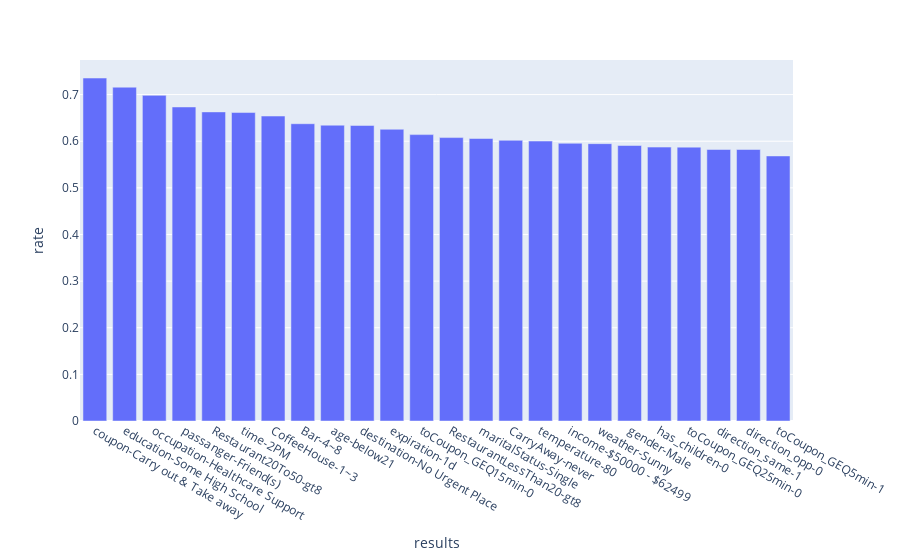

Write notebook code for a chart like this one.
### Markdown cell above
### High acceptance rate in each field

### Code cell
new_df = pd.DataFrame()
for col in data.columns:
    if col == 'Y':
        continue
    df = data.groupby(col)[['Y']].value_counts(normalize=True).reset_index(name='rate').rename({col: 'results'}, axis=1).query('Y ==1')
    df['results'] = df['results'].apply(lambda x: "{}{}".format(col + "-", x)) #prefix all resutls with col. name to distinguish
    df = df.sort_values('rate', ascending=False).head(1)
    new_df = pd.concat([new_df, df], ignore_index=True)

new_df.sort_values('rate', ascending=False, inplace=True)
px.bar(new_df,y='rate', x='results')

### Figure 1 — Plotly figure (JSON) as saved in the notebook; plotly's stock layout.template omitted (floating-point values rounded to 4 significant figures)
{"data": [{"alignmentgroup": "True", "hovertemplate": "results=%{x}<br>rate=%{y}<extra></extra>", "legendgroup": "", "marker": {"color": "#636efa", "pattern": {"shape": ""}}, "name": "", "offsetgroup": "", "orientation": "v", "showlegend": false, "textposition": "auto", "type": "bar", "x": ["coupon-Carry out & Take away", "education-Some High School", "occupation-Healthcare Support", "passanger-Friend(s)", "Restaurant20To50-gt8", "time-2PM", "CoffeeHouse-1~3", "Bar-4~8", "age-below21", "destination-No Urgent Place", "expiration-1d", "toCoupon_GEQ15min-0", "RestaurantLessThan20-gt8", "maritalStatus-Single", "CarryAway-never", "temperature-80", "income-$50000 - $62499", "weather-Sunny", "gender-Male", "has_children-0", "toCoupon_GEQ25min-0", "direction_same-1", "direction_opp-0", "toCoupon_GEQ5min-1"], "xaxis": "x", "y": [0.7355, 0.7159, 0.6983, 0.6734, 0.6629, 0.6615, 0.654, 0.6375, 0.6344, 0.6338, 0.6256, 0.6142, 0.6078, 0.6059, 0.602, 0.6003, 0.5955, 0.5948, 0.5908, 0.5874, 0.5873, 0.5822, 0.5822, 0.5684], "yaxis": "y"}], "layout": {"autosize": true, "barmode": "relative", "legend": {"tracegroupgap": 0}, "margin": {"t": 60}, "xaxis": {"anchor": "y", "autorange": true, "domain": [0, 1], "range": [-0.5, 23.5], "title": {"text": "results"}, "type": "category"}, "yaxis": {"anchor": "x", "autorange": true, "domain": [0, 1], "range": [0, 0.7742], "title": {"text": "rate"}, "type": "linear"}}}
